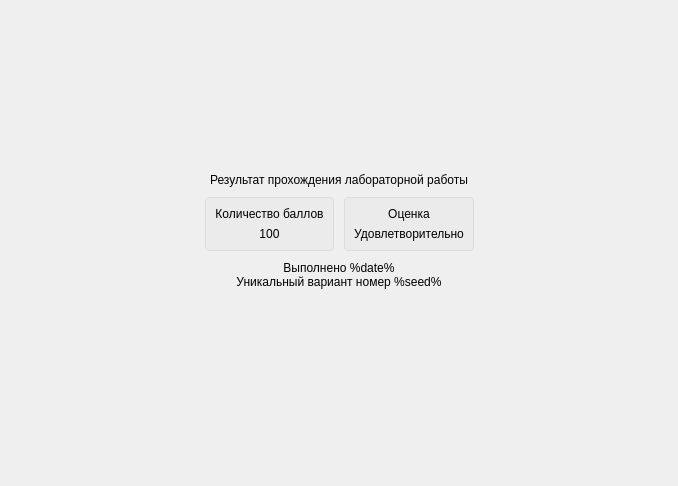
<?xml version="1.0" encoding="UTF-8"?>
<ui version="4.0">
 <class>ScreenSummary</class>
 <widget class="QFrame" name="ScreenSummary">
  <property name="geometry">
   <rect>
    <x>0</x>
    <y>0</y>
    <width>678</width>
    <height>486</height>
   </rect>
  </property>
  <property name="windowTitle">
   <string>Frame</string>
  </property>
  <layout class="QGridLayout" name="gridLayout">
   <property name="verticalSpacing">
    <number>0</number>
   </property>
   <item row="5" column="0">
    <widget class="QLabel" name="seed">
     <property name="styleSheet">
      <string notr="true">font: 8pt &quot;MS Shell Dlg 2&quot;;</string>
     </property>
     <property name="text">
      <string>Уникальный вариант номер %seed%</string>
     </property>
     <property name="alignment">
      <set>Qt::AlignCenter</set>
     </property>
    </widget>
   </item>
   <item row="1" column="0">
    <layout class="QHBoxLayout" name="horizontalLayout">
     <item>
      <spacer name="horizontalSpacer">
       <property name="orientation">
        <enum>Qt::Horizontal</enum>
       </property>
       <property name="sizeType">
        <enum>QSizePolicy::Expanding</enum>
       </property>
       <property name="sizeHint" stdset="0">
        <size>
         <width>0</width>
         <height>0</height>
        </size>
       </property>
      </spacer>
     </item>
     <item>
      <widget class="QFrame" name="frame">
       <property name="styleSheet">
        <string notr="true">border: 1px solid  rgb(220, 220, 220);
border-radius: 4px;
background-color: rgb(235, 235, 235);</string>
       </property>
       <property name="frameShape">
        <enum>QFrame::StyledPanel</enum>
       </property>
       <property name="frameShadow">
        <enum>QFrame::Raised</enum>
       </property>
       <layout class="QGridLayout" name="gridLayout_3">
        <property name="leftMargin">
         <number>0</number>
        </property>
        <property name="topMargin">
         <number>0</number>
        </property>
        <property name="rightMargin">
         <number>0</number>
        </property>
        <property name="bottomMargin">
         <number>0</number>
        </property>
        <item row="0" column="0">
         <layout class="QVBoxLayout" name="verticalLayout_3">
          <property name="leftMargin">
           <number>9</number>
          </property>
          <property name="topMargin">
           <number>9</number>
          </property>
          <property name="rightMargin">
           <number>9</number>
          </property>
          <property name="bottomMargin">
           <number>9</number>
          </property>
          <item>
           <widget class="QLabel" name="label_4">
            <property name="styleSheet">
             <string notr="true">font: 75 14pt &quot;MS Shell Dlg 2&quot;;
border: none;
background-color: transparent;</string>
            </property>
            <property name="text">
             <string>Количество баллов</string>
            </property>
            <property name="alignment">
             <set>Qt::AlignCenter</set>
            </property>
            <property name="wordWrap">
             <bool>false</bool>
            </property>
           </widget>
          </item>
          <item>
           <widget class="QLabel" name="score">
            <property name="styleSheet">
             <string notr="true">font: 75 14pt &quot;MS Shell Dlg 2&quot;;
border: none;
background-color: transparent;</string>
            </property>
            <property name="text">
             <string>100</string>
            </property>
            <property name="alignment">
             <set>Qt::AlignCenter</set>
            </property>
            <property name="wordWrap">
             <bool>true</bool>
            </property>
           </widget>
          </item>
         </layout>
        </item>
       </layout>
      </widget>
     </item>
     <item>
      <spacer name="horizontalSpacer_3">
       <property name="orientation">
        <enum>Qt::Horizontal</enum>
       </property>
       <property name="sizeType">
        <enum>QSizePolicy::Minimum</enum>
       </property>
       <property name="sizeHint" stdset="0">
        <size>
         <width>10</width>
         <height>0</height>
        </size>
       </property>
      </spacer>
     </item>
     <item>
      <widget class="QFrame" name="frame_2">
       <property name="styleSheet">
        <string notr="true">border: 1px solid  rgb(220, 220, 220);
border-radius: 4px;
background-color: rgb(235, 235, 235);</string>
       </property>
       <property name="frameShape">
        <enum>QFrame::StyledPanel</enum>
       </property>
       <property name="frameShadow">
        <enum>QFrame::Raised</enum>
       </property>
       <layout class="QGridLayout" name="gridLayout_2">
        <property name="leftMargin">
         <number>0</number>
        </property>
        <property name="topMargin">
         <number>0</number>
        </property>
        <property name="rightMargin">
         <number>0</number>
        </property>
        <property name="bottomMargin">
         <number>0</number>
        </property>
        <item row="0" column="0">
         <layout class="QVBoxLayout" name="verticalLayout_2">
          <property name="leftMargin">
           <number>9</number>
          </property>
          <property name="topMargin">
           <number>9</number>
          </property>
          <property name="rightMargin">
           <number>9</number>
          </property>
          <property name="bottomMargin">
           <number>9</number>
          </property>
          <item>
           <widget class="QLabel" name="label_3">
            <property name="styleSheet">
             <string notr="true">font: 75 14pt &quot;MS Shell Dlg 2&quot;;
border: none;
background-color: transparent;</string>
            </property>
            <property name="text">
             <string>Оценка</string>
            </property>
            <property name="alignment">
             <set>Qt::AlignCenter</set>
            </property>
            <property name="wordWrap">
             <bool>true</bool>
            </property>
           </widget>
          </item>
          <item>
           <widget class="QLabel" name="mark">
            <property name="styleSheet">
             <string notr="true">font: 75 14pt &quot;MS Shell Dlg 2&quot;;
border: none;
background-color: transparent;</string>
            </property>
            <property name="text">
             <string>Удовлетворительно</string>
            </property>
            <property name="alignment">
             <set>Qt::AlignCenter</set>
            </property>
            <property name="wordWrap">
             <bool>true</bool>
            </property>
           </widget>
          </item>
         </layout>
        </item>
       </layout>
      </widget>
     </item>
     <item>
      <spacer name="horizontalSpacer_2">
       <property name="orientation">
        <enum>Qt::Horizontal</enum>
       </property>
       <property name="sizeType">
        <enum>QSizePolicy::Expanding</enum>
       </property>
       <property name="sizeHint" stdset="0">
        <size>
         <width>0</width>
         <height>0</height>
        </size>
       </property>
      </spacer>
     </item>
    </layout>
   </item>
   <item row="6" column="0">
    <spacer name="verticalSpacer_2">
     <property name="orientation">
      <enum>Qt::Vertical</enum>
     </property>
     <property name="sizeType">
      <enum>QSizePolicy::Expanding</enum>
     </property>
     <property name="sizeHint" stdset="0">
      <size>
       <width>0</width>
       <height>0</height>
      </size>
     </property>
    </spacer>
   </item>
   <item row="2" column="0">
    <spacer name="verticalSpacer_4">
     <property name="orientation">
      <enum>Qt::Vertical</enum>
     </property>
     <property name="sizeType">
      <enum>QSizePolicy::Minimum</enum>
     </property>
     <property name="sizeHint" stdset="0">
      <size>
       <width>0</width>
       <height>10</height>
      </size>
     </property>
    </spacer>
   </item>
   <item row="3" column="0">
    <widget class="QLabel" name="date">
     <property name="styleSheet">
      <string notr="true">font: 8pt &quot;MS Shell Dlg 2&quot;;</string>
     </property>
     <property name="text">
      <string>Выполнено %date%</string>
     </property>
     <property name="alignment">
      <set>Qt::AlignCenter</set>
     </property>
    </widget>
   </item>
   <item row="0" column="0">
    <layout class="QVBoxLayout" name="verticalLayout">
     <item>
      <spacer name="verticalSpacer">
       <property name="orientation">
        <enum>Qt::Vertical</enum>
       </property>
       <property name="sizeType">
        <enum>QSizePolicy::Expanding</enum>
       </property>
       <property name="sizeHint" stdset="0">
        <size>
         <width>0</width>
         <height>0</height>
        </size>
       </property>
      </spacer>
     </item>
     <item>
      <widget class="QLabel" name="label">
       <property name="styleSheet">
        <string notr="true">font: 75 16pt &quot;MS Shell Dlg 2&quot;;</string>
       </property>
       <property name="text">
        <string>Результат прохождения лабораторной работы</string>
       </property>
       <property name="alignment">
        <set>Qt::AlignCenter</set>
       </property>
       <property name="wordWrap">
        <bool>true</bool>
       </property>
      </widget>
     </item>
     <item>
      <spacer name="verticalSpacer_3">
       <property name="orientation">
        <enum>Qt::Vertical</enum>
       </property>
       <property name="sizeType">
        <enum>QSizePolicy::Minimum</enum>
       </property>
       <property name="sizeHint" stdset="0">
        <size>
         <width>0</width>
         <height>10</height>
        </size>
       </property>
      </spacer>
     </item>
    </layout>
   </item>
  </layout>
 </widget>
 <resources/>
 <connections/>
</ui>
